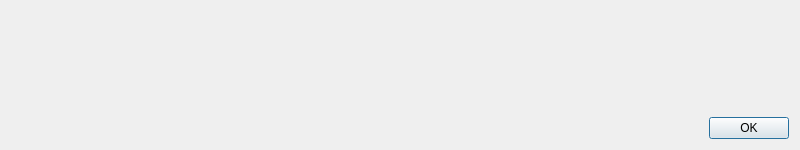
<?xml version="1.0" encoding="UTF-8"?>
<ui version="4.0">
 <class>ExportViewKeyDialog</class>
 <widget class="QDialog" name="ExportViewKeyDialog">
  <property name="geometry">
   <rect>
    <x>0</x>
    <y>0</y>
    <width>800</width>
    <height>150</height>
   </rect>
  </property>
  <property name="windowTitle">
   <string>Export View Key</string>
  </property>
  <layout class="QVBoxLayout" name="verticalLayout">
   <item>
    <layout class="QHBoxLayout" name="horizontalLayout">
     <item>
      <widget class="QLabel" name="key">
       <property name="text">
         <string></string>
       </property>
       <property name="textInteractionFlags">
         <set>Qt::TextSelectableByMouse</set>
       </property>
       <property name="wordWrap">
         <bool>true</bool>
       </property>
       <property name="sizePolicy">
         <sizepolicy hsizetype="Preferred" vsizetype="Expanding">
           <horstretch>0</horstretch>
           <verstretch>1</verstretch>
         </sizepolicy>
        </property>
      </widget>
     </item>
    </layout>
   </item>

   <item>
    <spacer name="verticalSpacer">
    <property name="orientation">
      <enum>Qt::Vertical</enum>
     </property>
     <property name="sizeHint" stdset="0">
      <size>
       <width>20</width>
       <height>40</height>
      </size>
     </property>
    </spacer>
   </item>

   <item>
    <widget class="QDialogButtonBox" name="buttonBox">
     <property name="orientation">
      <enum>Qt::Horizontal</enum>
     </property>
     <property name="standardButtons">
      <set>QDialogButtonBox::Ok</set>
     </property>
    </widget>
   </item>
  </layout>
 </widget>
 <resources/>
 <connections>
  <connection>
   <sender>buttonBox</sender>
   <signal>accepted()</signal>
   <receiver>ExportViewKeyDialog</receiver>
   <slot>accept()</slot>
   <hints>
    <hint type="sourcelabel">
     <x>248</x>
     <y>254</y>
    </hint>
    <hint type="destinationlabel">
     <x>157</x>
     <y>274</y>
    </hint>
   </hints>
  </connection>
 </connections>
</ui>
